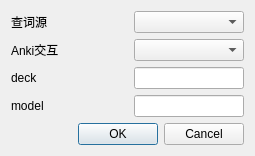
<?xml version="1.0" encoding="UTF-8"?>
<ui version="4.0">
 <class>settingsDialog</class>
 <widget class="QDialog" name="settingsDialog">
  <property name="geometry">
   <rect>
    <x>0</x>
    <y>0</y>
    <width>255</width>
    <height>145</height>
   </rect>
  </property>
  <property name="sizePolicy">
   <sizepolicy hsizetype="Fixed" vsizetype="Fixed">
    <horstretch>0</horstretch>
    <verstretch>0</verstretch>
   </sizepolicy>
  </property>
  <property name="windowTitle">
   <string>Dialog</string>
  </property>
  <layout class="QGridLayout" name="gridLayout">
   <item row="0" column="0" colspan="2">
    <widget class="QLabel" name="label">
     <property name="text">
      <string>查词源</string>
     </property>
     <property name="buddy">
      <cstring>infoSourceComboBox</cstring>
     </property>
    </widget>
   </item>
   <item row="0" column="2" colspan="2">
    <widget class="QComboBox" name="infoSourceComboBox"/>
   </item>
   <item row="2" column="0">
    <widget class="QLabel" name="label_3">
     <property name="text">
      <string>deck</string>
     </property>
    </widget>
   </item>
   <item row="3" column="0">
    <widget class="QLabel" name="label_4">
     <property name="text">
      <string>model</string>
     </property>
    </widget>
   </item>
   <item row="3" column="2" colspan="2">
    <widget class="QLineEdit" name="modelLineEdit"/>
   </item>
   <item row="4" column="0" colspan="4">
    <widget class="QDialogButtonBox" name="buttonBox">
     <property name="orientation">
      <enum>Qt::Horizontal</enum>
     </property>
     <property name="standardButtons">
      <set>QDialogButtonBox::Cancel|QDialogButtonBox::Ok</set>
     </property>
    </widget>
   </item>
   <item row="1" column="0" colspan="2">
    <widget class="QLabel" name="label_2">
     <property name="text">
      <string>Anki交互</string>
     </property>
     <property name="buddy">
      <cstring>ankiControlcomboBox</cstring>
     </property>
    </widget>
   </item>
   <item row="1" column="2" colspan="2">
    <widget class="QComboBox" name="ankiControlcomboBox"/>
   </item>
   <item row="2" column="2" colspan="2">
    <widget class="QLineEdit" name="deckLineEdit"/>
   </item>
  </layout>
 </widget>
 <resources/>
 <connections>
  <connection>
   <sender>buttonBox</sender>
   <signal>accepted()</signal>
   <receiver>settingsDialog</receiver>
   <slot>accept()</slot>
   <hints>
    <hint type="sourcelabel">
     <x>227</x>
     <y>79</y>
    </hint>
    <hint type="destinationlabel">
     <x>157</x>
     <y>96</y>
    </hint>
   </hints>
  </connection>
  <connection>
   <sender>buttonBox</sender>
   <signal>rejected()</signal>
   <receiver>settingsDialog</receiver>
   <slot>reject()</slot>
   <hints>
    <hint type="sourcelabel">
     <x>245</x>
     <y>85</y>
    </hint>
    <hint type="destinationlabel">
     <x>254</x>
     <y>96</y>
    </hint>
   </hints>
  </connection>
 </connections>
</ui>
